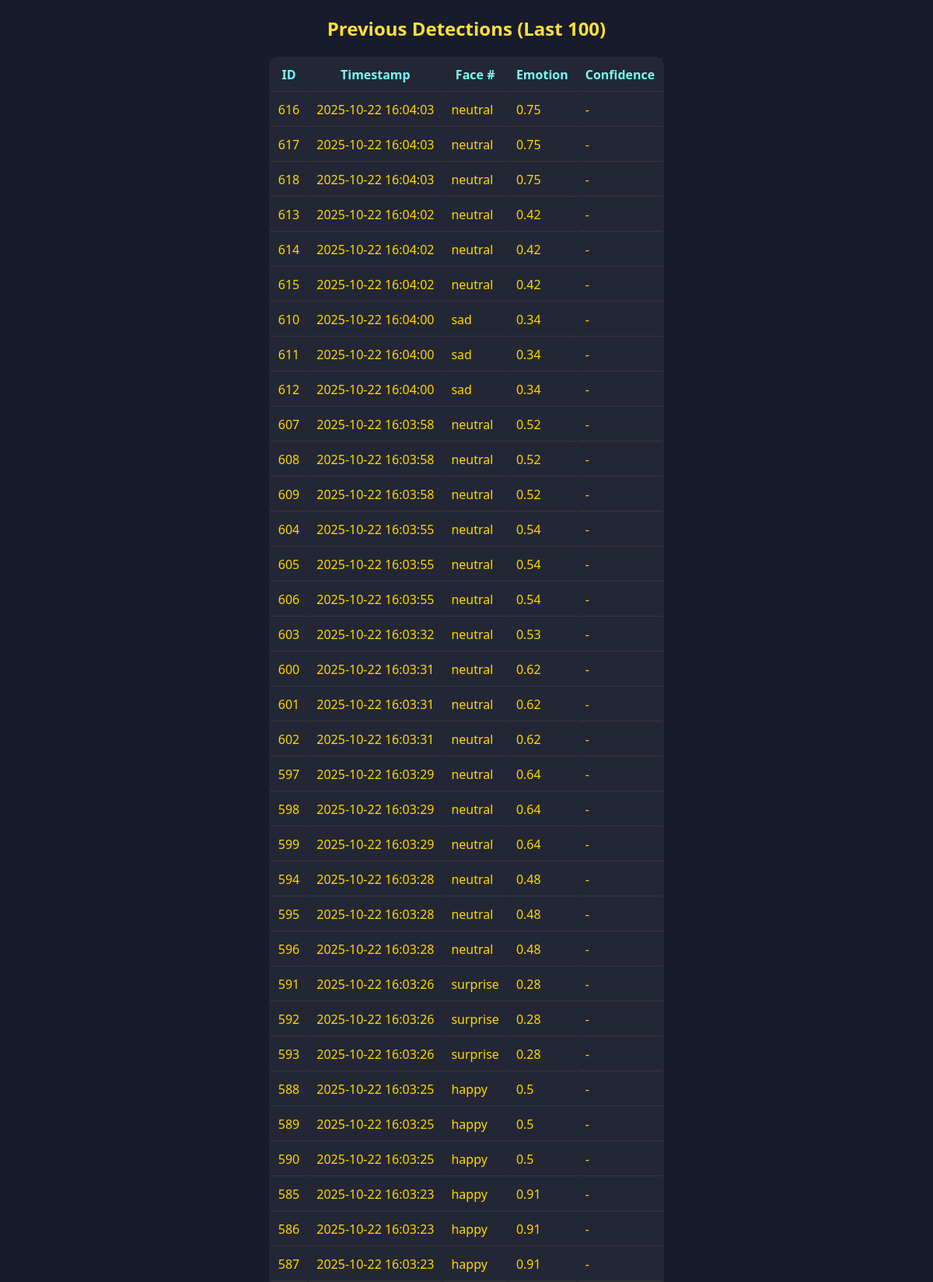
/detection (upper part), run on the app's committed database.
### tables this page shows
CREATE TABLE emotions (
                    id INTEGER PRIMARY KEY AUTOINCREMENT,
                    timestamp TEXT,
                    emotion TEXT,
                    confidence REAL
                );

### app.py (the view)
@app.route('/detection')
def show_detections():
    conn = sqlite3.connect('emotions.db')
    c = conn.cursor()
    c.execute("SELECT * FROM emotions ORDER BY timestamp DESC LIMIT 100")
    rows = c.fetchall()
    conn.close()
    return render_template('detection.html', rows=rows)

### templates/detection.html (shortened to what this page needs)
<!DOCTYPE html>
<html>
<head>
</head>
<body>
<h2 style="text-align:center;">Previous Detections (Last 100)</h2>
<table>
    <tr>
        <th>ID</th>
        <th>Timestamp</th>
        <th>Face #</th>
        <th>Emotion</th>
        <th>Confidence</th>
    </tr>
    {% for row in rows %}
    <tr>
        <td>{{ row[0] }}</td>
        <td>{{ row[1] }}</td>
        <td>{{ row[2] }}</td>
        <td>{{ row[3] }}</td>
        <td>
            {% if row|length > 4 %}
                {{ '%0.2f'|format(row[4]*100) }}%
            {% else %}
                -
            {% endif %}
        </td>
    </tr>
    {% endfor %}
</table>
<br>
</body>
</html>

### templates/detection.html (style rules this page uses)
body { background: #181b2b; color: #ffe037; font-family: 'Segoe UI', Arial, sans-serif; }
table { margin:auto; background:#232735; border-radius:12px; }
th, td { padding:10px; color:#FFD700; font-size:1em; border-bottom:1px solid #393737; }
th { color:#76faf6; background:#232735; }

### data on the page
emotions: id "616", timestamp "2025-10-22 16:04:03", emotion "neutral", confidence "0.75"
emotions: id "617", timestamp "2025-10-22 16:04:03", emotion "neutral", confidence "0.75"
emotions: id "618", timestamp "2025-10-22 16:04:03", emotion "neutral", confidence "0.75"
emotions: id "613", timestamp "2025-10-22 16:04:02", emotion "neutral", confidence "0.42"
emotions: id "614", timestamp "2025-10-22 16:04:02", emotion "neutral", confidence "0.42"
emotions: id "615", timestamp "2025-10-22 16:04:02", emotion "neutral", confidence "0.42"
emotions: id "610", timestamp "2025-10-22 16:04:00", emotion "sad", confidence "0.34"
emotions: id "611", timestamp "2025-10-22 16:04:00", emotion "sad", confidence "0.34"
emotions: id "612", timestamp "2025-10-22 16:04:00", emotion "sad", confidence "0.34"
emotions: id "607", timestamp "2025-10-22 16:03:58", emotion "neutral", confidence "0.52"
emotions: id "608", timestamp "2025-10-22 16:03:58", emotion "neutral", confidence "0.52"
emotions: id "609", timestamp "2025-10-22 16:03:58", emotion "neutral", confidence "0.52"
emotions: id "604", timestamp "2025-10-22 16:03:55", emotion "neutral", confidence "0.54"
emotions: id "605", timestamp "2025-10-22 16:03:55", emotion "neutral", confidence "0.54"
emotions: id "606", timestamp "2025-10-22 16:03:55", emotion "neutral", confidence "0.54"
emotions: id "603", timestamp "2025-10-22 16:03:32", emotion "neutral", confidence "0.53"
emotions: id "600", timestamp "2025-10-22 16:03:31", emotion "neutral", confidence "0.62"
emotions: id "601", timestamp "2025-10-22 16:03:31", emotion "neutral", confidence "0.62"
emotions: id "602", timestamp "2025-10-22 16:03:31", emotion "neutral", confidence "0.62"
emotions: id "597", timestamp "2025-10-22 16:03:29", emotion "neutral", confidence "0.64"
emotions: id "598", timestamp "2025-10-22 16:03:29", emotion "neutral", confidence "0.64"
emotions: id "599", timestamp "2025-10-22 16:03:29", emotion "neutral", confidence "0.64"
emotions: id "594", timestamp "2025-10-22 16:03:28", emotion "neutral", confidence "0.48"
emotions: id "595", timestamp "2025-10-22 16:03:28", emotion "neutral", confidence "0.48"
emotions: id "596", timestamp "2025-10-22 16:03:28", emotion "neutral", confidence "0.48"
emotions: id "591", timestamp "2025-10-22 16:03:26", emotion "surprise", confidence "0.28"
emotions: id "592", timestamp "2025-10-22 16:03:26", emotion "surprise", confidence "0.28"
emotions: id "593", timestamp "2025-10-22 16:03:26", emotion "surprise", confidence "0.28"
emotions: id "588", timestamp "2025-10-22 16:03:25", emotion "happy", confidence "0.5"
emotions: id "589", timestamp "2025-10-22 16:03:25", emotion "happy", confidence "0.5"
emotions: id "590", timestamp "2025-10-22 16:03:25", emotion "happy", confidence "0.5"
emotions: id "585", timestamp "2025-10-22 16:03:23", emotion "happy", confidence "0.91"
emotions: id "586", timestamp "2025-10-22 16:03:23", emotion "happy", confidence "0.91"
emotions: id "587", timestamp "2025-10-22 16:03:23", emotion "happy", confidence "0.91"
